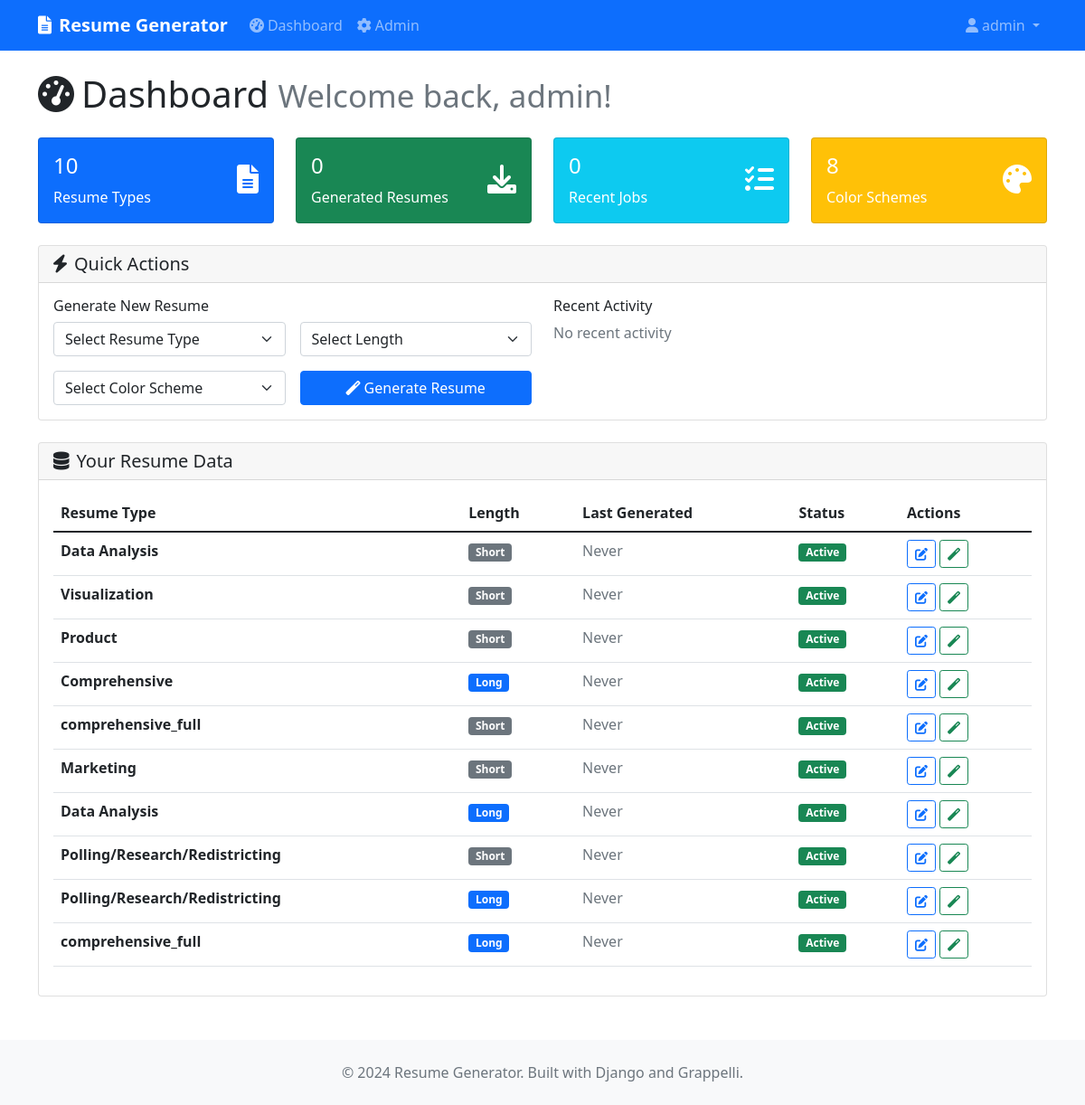
The app's page / (signed in) with its own data.
### resumes/models.py (models this page shows, shortened)
class CustomUser(AbstractUser):
    phone = models.CharField(
        max_length=20,
        blank=True,
        validators=[RegexValidator(
            regex=r'^\+?1?\d{9,15}$',
            message="Phone number must be entered in the format: '+999999999'. Up to 15 digits allowed."
        )]
    )
    website = models.URLField(blank=True)
    linkedin = models.URLField(blank=True)
    github = models.URLField(blank=True)
    location = models.CharField(max_length=100, blank=True)
    professional_title = models.CharField(max_length=200, blank=True)
    bio = models.TextField(blank=True, help_text="Professional bio or summary")
    preferred_color_scheme = models.CharField(max_length=100, default='default_professional')
    preferred_resume_length = models.CharField(
        max_length=10,
        choices=[
            ('long', 'Long (3+ pages)'),
            ('short', 'Short (1-2 pages)'),
        ],
        default='long'
    )
    is_verified = models.BooleanField(default=False)
    email_verified = models.BooleanField(default=False)
    subscription_tier = models.CharField(
        max_length=20,
        choices=[
            ('free', 'Free'),
            ('premium', 'Premium'),
            ('enterprise', 'Enterprise'),
        ],
        default='free'
    )
    created_at = models.DateTimeField(auto_now_add=True)
    updated_at = models.DateTimeField(auto_now=True)
    last_login_at = models.DateTimeField(null=True, blank=True)
    class Meta:
        db_table = 'auth_user'
        verbose_name = 'User'
        verbose_name_plural = 'Users'

class UserResumeData(models.Model):
    user = models.ForeignKey(CustomUser, on_delete=models.CASCADE, related_name='resume_data')
    resume_type = models.CharField(
        max_length=50,
        choices=[
            ('comprehensive', 'Comprehensive'),
            ('polling_research_redistricting', 'Polling/Research/Redistricting'),
            ('marketing', 'Marketing'),
            ('data_analysis', 'Data Analysis'),
            ('visualisation', 'Visualization'),
            ('product', 'Product'),
        ]
    )
    length_variant = models.CharField(
        max_length=20,
        choices=[
            ('long', 'Long'),
            ('short', 'Short'),
        ]
    )
    personal_info = models.JSONField(default=dict)
    summary = models.TextField(blank=True)
    competencies = models.JSONField(default=dict)
    experience = models.JSONField(default=list)
    achievements = models.JSONField(default=dict)
    education = models.JSONField(default=list)
    projects = models.JSONField(default=list)
    certifications = models.JSONField(default=list)
    additional_info = models.TextField(blank=True)
    input_file_path = models.CharField(max_length=500, blank=True)
    output_directory = models.CharField(max_length=500, blank=True)
    is_active = models.BooleanField(default=True)
    last_generated = models.DateTimeField(null=True, blank=True)
    created_at = models.DateTimeField(auto_now_add=True)
    updated_at = models.DateTimeField(auto_now=True)
    class Meta:
        unique_together = ['user', 'resume_type', 'length_variant']
        ordering = ['-updated_at']

### resumes/views.py (the view)
# urls.py: path('', views.dashboard, name='dashboard'),
@login_required
def dashboard(request):
    user = request.user
    resume_data = UserResumeData.objects.filter(user=user, is_active=True)
    resumes = Resume.objects.filter(user=user)
    recent_jobs = ResumeGenerationJob.objects.filter(user=user).order_by('-created_at')[:5]
    color_schemes = ColorScheme.objects.filter(is_active=True)
    templates = ResumeTemplate.objects.filter(is_active=True)
    context = {
        'user': user,
        'resume_data': resume_data,
        'resumes': resumes,
        'recent_jobs': recent_jobs,
        'color_schemes': color_schemes,
        'templates': templates,
        'resume_types': [
            ('comprehensive', 'Comprehensive'),
            ('polling_research_redistricting', 'Polling/Research/Redistricting'),
            ('marketing', 'Marketing'),
            ('data_analysis', 'Data Analysis'),
            ('visualisation', 'Visualization'),
            ('product', 'Product'),
        ],
        'length_variants': [
            ('long', 'Long (3+ pages)'),
            ('short', 'Short (1-2 pages)'),
        ]
    }
    return render(request, 'resumes/dashboard.html', context)

### resumes/templates/resumes/dashboard.html (shortened to what this page needs)
{% extends 'resumes/base.html' %}
{% block content %}
<div class="row">
    <div class="col-12">
        <h1 class="mb-4">
            <i class="fas fa-tachometer-alt me-2"></i>Dashboard
            <small class="text-muted">Welcome back, {{ user.first_name|default:user.username }}!</small>
        </h1>
    </div>
</div>
<div class="row mb-4">
    <div class="col-md-3">
        <div class="card bg-primary text-white">
            <div class="card-body">
                <div class="d-flex justify-content-between">
                    <div>
                        <h4 class="card-title">{{ resume_data.count }}</h4>
                        <p class="card-text">Resume Types</p>
                    </div>
                    <div class="align-self-center">
                        <i class="fas fa-file-alt fa-2x"></i>
                    </div>
                </div>
            </div>
        </div>
    </div>
    <div class="col-md-3">
        <div class="card bg-success text-white">
            <div class="card-body">
                <div class="d-flex justify-content-between">
                    <div>
                        <h4 class="card-title">{{ resumes.count }}</h4>
                        <p class="card-text">Generated Resumes</p>
                    </div>
                    <div class="align-self-center">
                        <i class="fas fa-download fa-2x"></i>
                    </div>
                </div>
            </div>
        </div>
    </div>
    <div class="col-md-3">
        <div class="card bg-info text-white">
            <div class="card-body">
                <div class="d-flex justify-content-between">
                    <div>
                        <h4 class="card-title">{{ recent_jobs.count }}</h4>
                        <p class="card-text">Recent Jobs</p>
                    </div>
                    <div class="align-self-center">
                        <i class="fas fa-tasks fa-2x"></i>
                    </div>
                </div>
            </div>
        </div>
    </div>
    <div class="col-md-3">
        <div class="card bg-warning text-white">
            <div class="card-body">
                <div class="d-flex justify-content-between">
                    <div>
                        <h4 class="card-title">{{ color_schemes.count }}</h4>
                        <p class="card-text">Color Schemes</p>
                    </div>
                    <div class="align-self-center">
                        <i class="fas fa-palette fa-2x"></i>
                    </div>
                </div>
            </div>
        </div>
    </div>
</div>
<div class="row mb-4">
    <div class="col-12">
        <div class="card">
            <div class="card-header">
                <h5 class="card-title mb-0">
                    <i class="fas fa-bolt me-2"></i>Quick Actions
                </h5>
            </div>
            <div class="card-body">
                <div class="row">
                    <div class="col-md-6">
                        <h6>Generate New Resume</h6>
                        <form id="quickGenerateForm">
                            <div class="row g-3">
                                <div class="col-md-6">
                                    <select class="form-select" name="resume_type" required>
                                        <option value="">Select Resume Type</option>
                                    </select>
                                </div>
                                <div class="col-md-6">
                                    <select class="form-select" name="length_variant" required>
                                        <option value="">Select Length</option>
                                    </select>
                                </div>
                                <div class="col-md-6">
                                    <select class="form-select" name="color_scheme">
                                        <option value="">Select Color Scheme</option>
                                    </select>
                                </div>
                                <div class="col-md-6">
                                    <button type="submit" class="btn btn-primary w-100">
                                        <i class="fas fa-magic me-1"></i>Generate Resume
                                    </button>
                                </div>
                            </div>
                        </form>
                    </div>
                    <div class="col-md-6">
                        <h6>Recent Activity</h6>
                        {% if recent_jobs %}
                            <div class="list-group list-group-flush">
                                {% for job in recent_jobs %}
                                    <div class="list-group-item d-flex justify-content-between align-items-center">
                                        <div>
                                            <strong>{{ job.resume.title }}</strong>
                                            <br>
                                            <small class="text-muted">{{ job.created_at|date:"M d, Y H:i" }}</small>
                                        </div>
                                        <span class="badge bg-{% if job.status == 'completed' %}success{% elif job.status == 'failed' %}danger{% else %}warning{% endif %} status-badge">
                                            {{ job.get_status_display }}
                                        </span>
                                    </div>
                                {% endfor %}
                            </div>
                        {% else %}
                            <p class="text-muted">No recent activity</p>
                        {% endif %}
                    </div>
                </div>
            </div>
        </div>
    </div>
</div>
<div class="row">
    <div class="col-12">
        <div class="card">
            <div class="card-header">
                <h5 class="card-title mb-0">
                    <i class="fas fa-database me-2"></i>Your Resume Data
                </h5>
            </div>
            <div class="card-body">
                {% if resume_data %}
                    <div class="table-responsive">
                        <table class="table table-hover">
                            <thead>
                                <tr>
                                    <th>Resume Type</th>
                                    <th>Length</th>
                                    <th>Last Generated</th>
                                    <th>Status</th>
                                    <th>Actions</th>
                                </tr>
                            </thead>
                            <tbody>
                                {% for data in resume_data %}
                                    <tr>
                                        <td>
                                            <strong>{{ data.get_resume_type_display }}</strong>
                                        </td>
                                        <td>
                                            <span class="badge bg-{% if data.length_variant == 'long' %}primary{% else %}secondary{% endif %}">
                                                {{ data.get_length_variant_display }}
                                            </span>
                                        </td>
                                        <td>
                                            {% if data.last_generated %}
                                                {{ data.last_generated|date:"M d, Y H:i" }}
                                            {% else %}
                                                <span class="text-muted">Never</span>
                                            {% endif %}
                                        </td>
                                        <td>
                                            <span class="badge bg-{% if data.is_active %}success{% else %}secondary{% endif %}">
                                                {% if data.is_active %}Active{% else %}Inactive{% endif %}
                                            </span>
                                        </td>
                                        <td>
                                            <button class="btn btn-sm btn-outline-primary" onclick="editResumeData({{ data.id }})">
                                                <i class="fas fa-edit"></i>
                                            </button>
                                            <button class="btn btn-sm btn-outline-success" onclick="generateResume({{ data.id }})">
                                                <i class="fas fa-magic"></i>
                                            </button>
                                        </td>
                                    </tr>
                                {% endfor %}
                            </tbody>
                        </table>
                    </div>
                {% endif %}
            </div>
        </div>
    </div>
</div>
{% endblock %}

### resumes/templates/resumes/base.html (shortened to what this page needs)
<!DOCTYPE html>
<html lang="en">
<head>
    <link href="https://cdn.jsdelivr.net/npm/bootstrap@5.1.3/dist/css/bootstrap.min.css" rel="stylesheet">
    <link href="https://cdnjs.cloudflare.com/ajax/libs/font-awesome/6.0.0/css/all.min.css" rel="stylesheet">
</head>
<body>
    <nav class="navbar navbar-expand-lg navbar-dark bg-primary">
        <div class="container">
            <a class="navbar-brand" href="{% url 'resumes:dashboard' %}">
                <i class="fas fa-file-alt me-2"></i>Resume Generator
            </a>
            <div class="collapse navbar-collapse" id="navbarNav">
                <ul class="navbar-nav me-auto">
                    <li class="nav-item">
                        <a class="nav-link" href="{% url 'resumes:dashboard' %}">
                            <i class="fas fa-tachometer-alt me-1"></i>Dashboard
                        </a>
                    </li>
                    <li class="nav-item">
                        <a class="nav-link" href="{% url 'admin:index' %}">
                            <i class="fas fa-cog me-1"></i>Admin
                        </a>
                    </li>
                </ul>
                <ul class="navbar-nav">
                    <li class="nav-item dropdown">
                        <a class="nav-link dropdown-toggle" href="#" id="navbarDropdown" role="button" data-bs-toggle="dropdown">
                            <i class="fas fa-user me-1"></i>{{ user.username }}
                        </a>
                    </li>
                </ul>
            </div>
        </div>
    </nav>
    <main class="container mt-4">
        {% block content %}{% endblock %}
    </main>
    <footer class="bg-light mt-5 py-4">
        <div class="container text-center">
            <p class="text-muted mb-0">&copy; 2024 Resume Generator. Built with Django and Grappelli.</p>
        </div>
    </footer>
</body>
</html>

### resumes/templates/resumes/base.html (style rules this page uses)
.navbar-brand { font-weight: bold; }
.card { transition: transform 0.2s; }

### records on screen
UserResumeData: resume_type "Data Analysis", length_variant "Short", shows "Never", is_active "Active"
UserResumeData: resume_type "Visualization", length_variant "Short", shows "Never", is_active "Active"
UserResumeData: resume_type "Product", length_variant "Short", shows "Never", is_active "Active"
UserResumeData: resume_type "Comprehensive", length_variant "Long", shows "Never", is_active "Active"
UserResumeData: resume_type "comprehensive_full", length_variant "Short", shows "Never", is_active "Active"
UserResumeData: resume_type "Marketing", length_variant "Short", shows "Never", is_active "Active"
UserResumeData: resume_type "Data Analysis", length_variant "Long", shows "Never", is_active "Active"
UserResumeData: resume_type "Polling/Research/Redistricting", length_variant "Short", shows "Never", is_active "Active"
UserResumeData: resume_type "Polling/Research/Redistricting", length_variant "Long", shows "Never", is_active "Active"
UserResumeData: resume_type "comprehensive_full", length_variant "Long", shows "Never", is_active "Active"

### other values on screen
{{ user.username }} "admin"
{{ user.first_name|default:user.username }} "admin"
{{ resume_data.count }} "10"
{{ resumes.count }} "0"
{{ recent_jobs.count }} "0"
{{ color_schemes.count }} "8"
